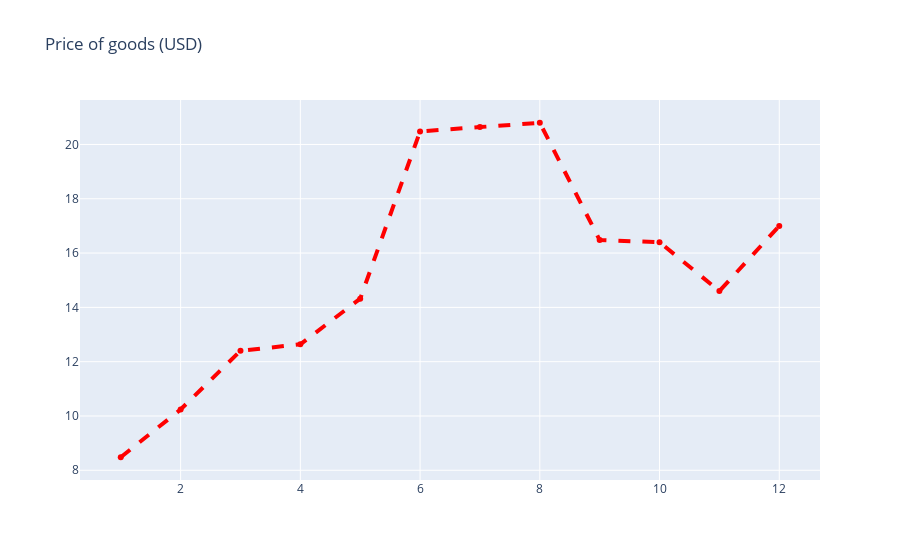

The notebook cell saved with this chart:
### Code cell
months = data_frame.index
prices = data_frame['USD'].values

go.Figure(
    data = go.Scatter(x=months, y=prices, line = dict(color='red', width=4, dash='dash')),
    layout_title_text = "Price of goods (USD)",
).show()

### Figure 1 — Plotly figure (JSON) as saved in the notebook; plotly's stock layout.template omitted (floating-point values rounded to 4 significant figures)
{"data": [{"line": {"color": "red", "dash": "dash", "width": 4}, "type": "scatter", "x": [1, 2, 3, 4, 5, 6, 7, 8, 9, 10, 11, 12], "y": [8.48, 10.24, 12.4, 12.64, 14.32, 20.48, 20.64, 20.8, 16.48, 16.4, 14.6, 17]}], "layout": {"title": {"text": "Price of goods (USD)"}}}
